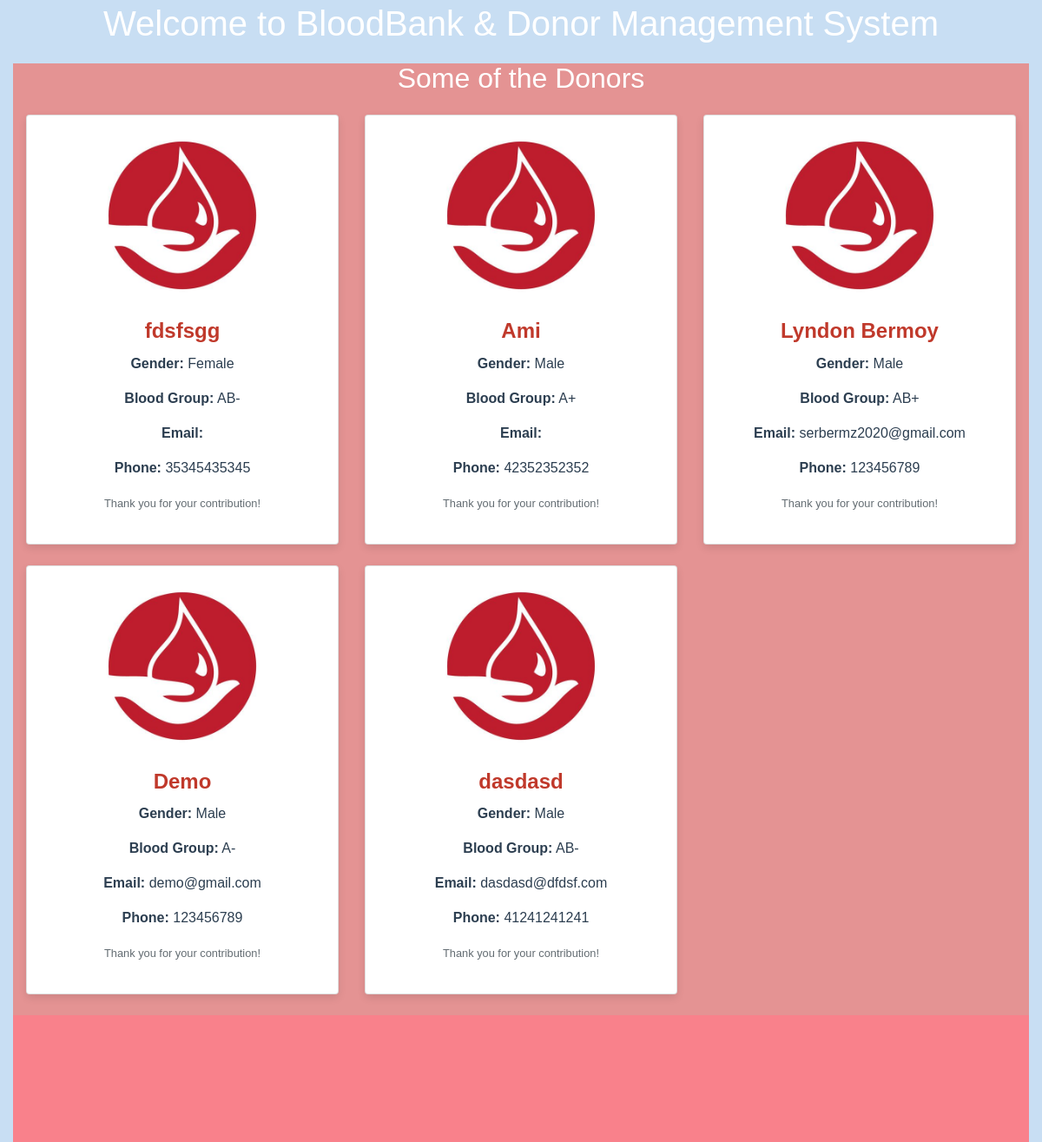
/bbdms/index.php (middle part), run on an earlier commit of the app's database.
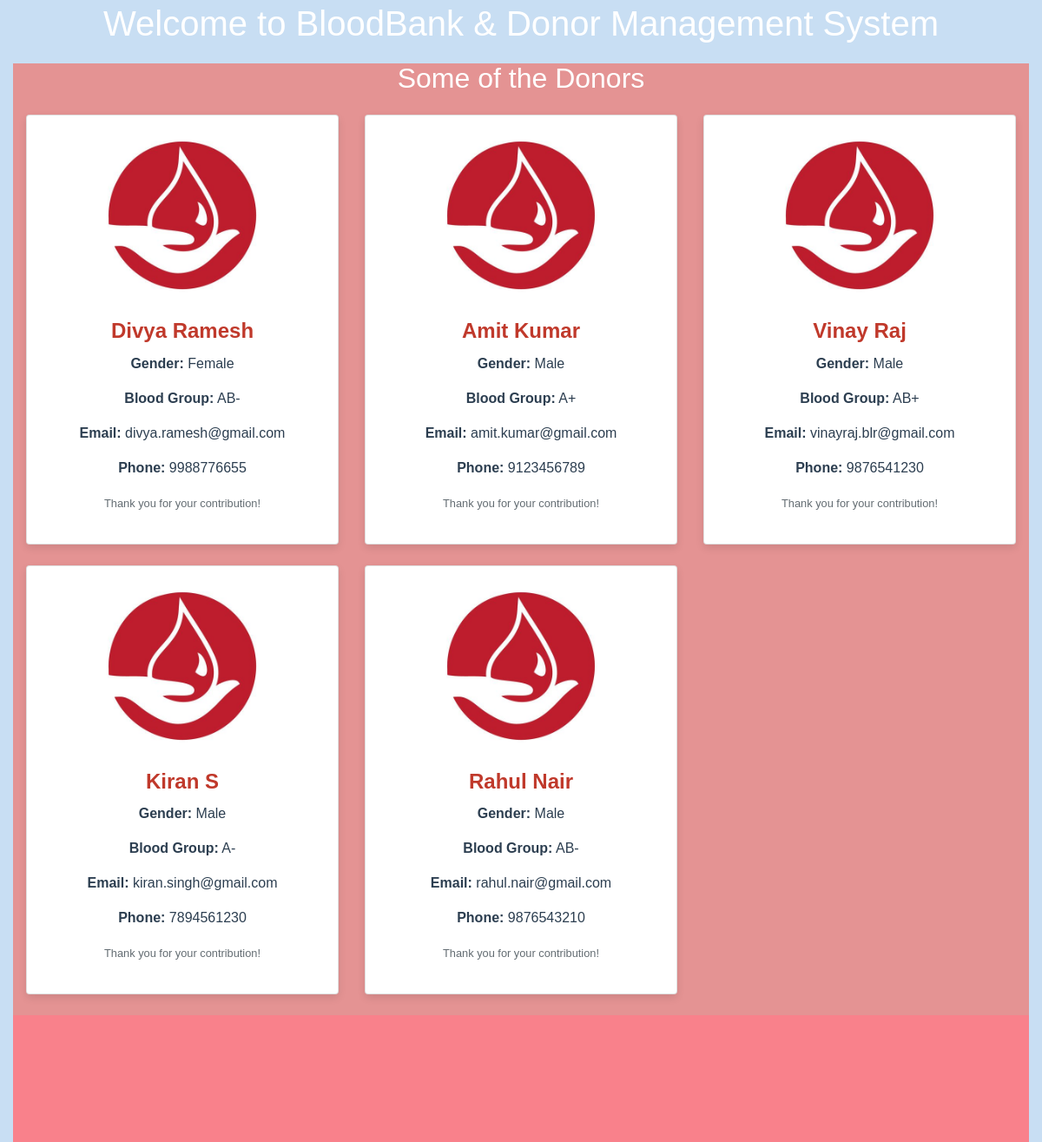
And on a later commit of the database.
### tables this page shows
CREATE TABLE `tblblooddonars` (
  `id` int(11) NOT NULL,
  `FullName` varchar(100) DEFAULT NULL,
  `MobileNumber` char(11) DEFAULT NULL,
  `EmailId` varchar(100) DEFAULT NULL,
  `Gender` varchar(20) DEFAULT NULL,
  `Age` int(11) DEFAULT NULL,
  `BloodGroup` varchar(20) DEFAULT NULL,
  `Address` varchar(255) DEFAULT NULL,
  `Message` mediumtext DEFAULT NULL,
  `PostingDate` timestamp NOT NULL DEFAULT current_timestamp(),
  `status` int(1) DEFAULT NULL
);

### bbdms/index.php (the view, shortened to what this page needs)
<?php
include('includes/config.php');
?>
<!DOCTYPE html>
<html lang="en">
<head>
    <link href="vendor/bootstrap/css/bootstrap.min.css" rel="stylesheet">
    <link href="vendor/font-awesome/css/font-awesome.min.css" rel="stylesheet" type="text/css">
    <link href="css/modern-business.css" rel="stylesheet">
</head>
<body>
    <?php include('includes/header.php');?>
    <?php include('includes/slider.php');?>
    <div class="container-fluid">
        <h1 class="my-4 text-center">Welcome to BloodBank & Donor Management System</h1>
        <div class="container-fluid portfolio-section">
            <h2 class="text-center my-4">Some of the Donors</h2>
            <div class="row">
                <?php
                $status = 1;
                $sql = "SELECT * from tblblooddonars where status=:status order by rand() limit 6";
                $query = $dbh->prepare($sql);
                $query->bindParam(':status', $status, PDO::PARAM_STR);
                $query->execute();
                $results = $query->fetchAll(PDO::FETCH_OBJ);
                if ($query->rowCount() > 0) {
                    foreach ($results as $result) { ?>
                        <div class="col-lg-4 col-sm-6 portfolio-item mb-4">
                            <div class="card h-100 donor-card">
                                <div class="text-center">
                                    <a href="#">
                                        <img class="card-img-top img-fluid rounded-circle" src="images/d1.jpg" alt="Donor Image" style="height: 200px; width: 200px; object-fit: cover;">
                                    </a>
                                </div>
                                <div class="card-body text-center">
                                    <h4 class="card-title">
                                        <a href="#" style="color: #C0392B;"><?php echo htmlentities($result->FullName); ?></a>
                                    </h4>
                                    <p class="card-text" style="color: #2C3E50;"><b>Gender:</b> <?php echo htmlentities($result->Gender); ?></p>
                                    <p class="card-text" style="color: #2C3E50;"><b>Blood Group:</b> <?php echo htmlentities($result->BloodGroup); ?></p>
                                    <p class="card-text" style="color: #2C3E50;"><b>Email:</b> <?php echo htmlentities($result->EmailId); ?></p>
                                    <p class="card-text" style="color: #2C3E50;"><b>Phone:</b> <?php echo htmlentities($result->MobileNumber); ?></p>
                                    <p class="card-text"><small class="text-muted">Thank you for your contribution!</small></p>
                                </div>
                            </div>
                        </div>
                    <?php }
                } ?>
            </div>
        </div>
        <div class="container-fluid features-section">
        </div>
    </div>
    <?php include('includes/footer.php');?>
</body>
</html>

What changed in the data, as far as the page shows it:
changed tblblooddonars "Female": FullName "fdsfsgg" → "Divya Ramesh"; EmailId (not shown) → "divya.ramesh@gmail.com"; MobileNumber "35345435345" → "9988776655"
changed tblblooddonars: FullName "Ami" → "Amit Kumar"; EmailId (not shown) → "amit.kumar@gmail.com"; MobileNumber "42352352352" → "9123456789"
changed tblblooddonars "AB+": FullName "Lyndon Bermoy" → "Vinay Raj"; EmailId "serbermz2020@gmail.com" → "vinayraj.blr@gmail.com"; MobileNumber "123456789" → "9876541230"
changed tblblooddonars: FullName "Demo" → "Kiran S"; EmailId "demo@gmail.com" → "kiran.singh@gmail.com"; MobileNumber "123456789" → "7894561230"
changed tblblooddonars: FullName "dasdasd" → "Rahul Nair"; EmailId "dasdasd@dfdsf.com" → "rahul.nair@gmail.com"; MobileNumber "41241241241" → "9876543210"
